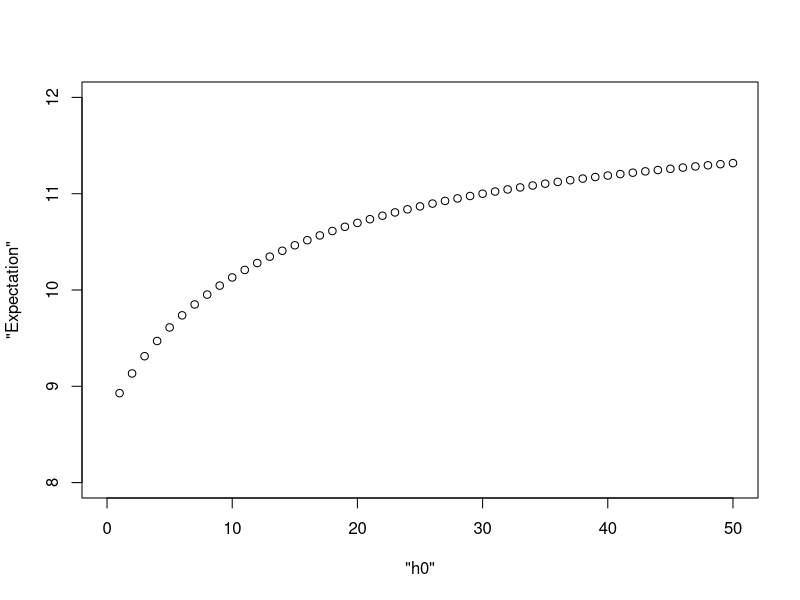
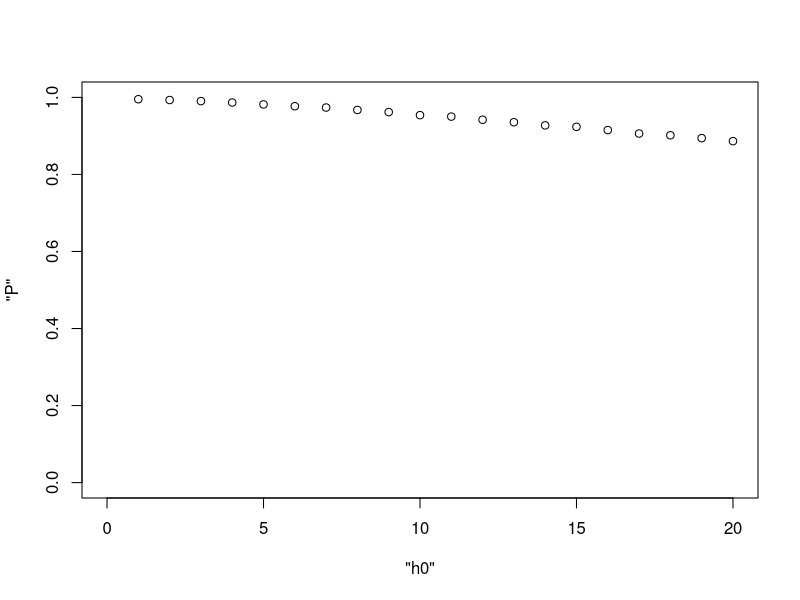
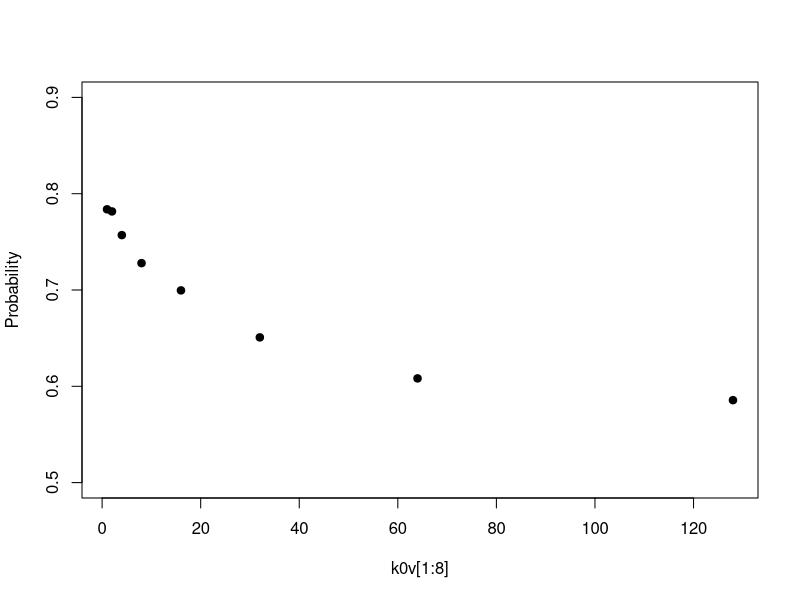

Reproduce these figures in R, in order.
## ---- chunk 1
# 1)

mu1 = rgamma(100000, 219, 112)
mu2 = rgamma(100000, 68, 45)
mean(mu1>mu2)
## ---- chunk 2
#Posterior distribution

n0<-seq(1,50)
plot( "h0","Expectation", xlim=c(0,50), ylim=c(8,12))
y=c()
for (i in n0){
  # Calculate the expectation
  new=(113 + 12*i)/(13 + i)
  y=append(y,new)
}
points(n0, y)

## ---- chunk 3
thetaA = rgamma(100000, 120 + 117, 10 + 10)
thetaB = rgamma(100000, 12 + 113, 1 + 13)
mean(thetaB<thetaA)

## ---- chunk 4
#Posterior distribution

n0<-seq(1,20)
plot( "h0","P", xlim=c(0,20), ylim=c(0,1))
y=c()
for (i in n0){
  thetaA = rgamma(100000, 120 + 117, 10 + 10)
  thetaB = rgamma(100000, 12*i + 113, 1*i + 13)
  new=mean(thetaB<thetaA)
  y=append(y,new)
}
points(n0, y)

## ---- chunk 5
# priors
mu0<-75  ;
s20<-100 ;


# Data
ybar_A=75.2; 
s2_A=(7.3)^2;

ybar_B=77.5; 
s2_B=(8.1)^2;

n=16
k0v = c(1, 2, 4, 8, 16, 32, 64, 128)
v0v = k0v

probs=rep(NA, length(k0v))

## Gibbs sampling algorithm
for(iteration in 1:length(k0v)) {
  
  k0 = k0v[iteration]
  v0 = v0v[iteration]
  
  # From inference for mu from Normal
  mun_A = (k0*mu0 + n*ybar_A)/(k0 + n)
  # From inference for s2 from inverseGamma
  s2n_A_tilde = (v0*s20 + (n-1)*s2_A + k0*n*(ybar_A-mu0)^2/(k0 + n))/((v0 + n))
  
  # From inference for mu from Normal
  mun_B = (k0*mu0 + n*ybar_B)/(k0 + n)
  # From inference for s2 from inverseGamma
  s2n_B_tilde = (v0*s20 + (n-1)*s2_B + k0*n*(ybar_B-mu0)^2/(k0 + n))/((v0 + n))
  
  # Take the inverse to find var
  s2n_A  = 1/rgamma(10000,  shape=(v0 + n)/2 , rate=s2n_A_tilde*(v0 + n)/2)
  thetaA = rnorm(10000, mean=mun_A, sd=sqrt(s2n_A/(k0 + n)))
  
  # Take the inverse to find var
  s2n_B  = 1/rgamma(10000,  shape=(v0 + n)/2 , rate=s2n_B_tilde*(v0 + n)/2)
  thetaB = rnorm(10000, mean=mun_B, sd=sqrt(s2n_B/(k0 + n)))
  
  probs[iteration] = mean(thetaA<thetaB)
}

plot(k0v[1:8], probs[1:8], pch=19, ylim = c(.5,.9),ylab="Probability")

